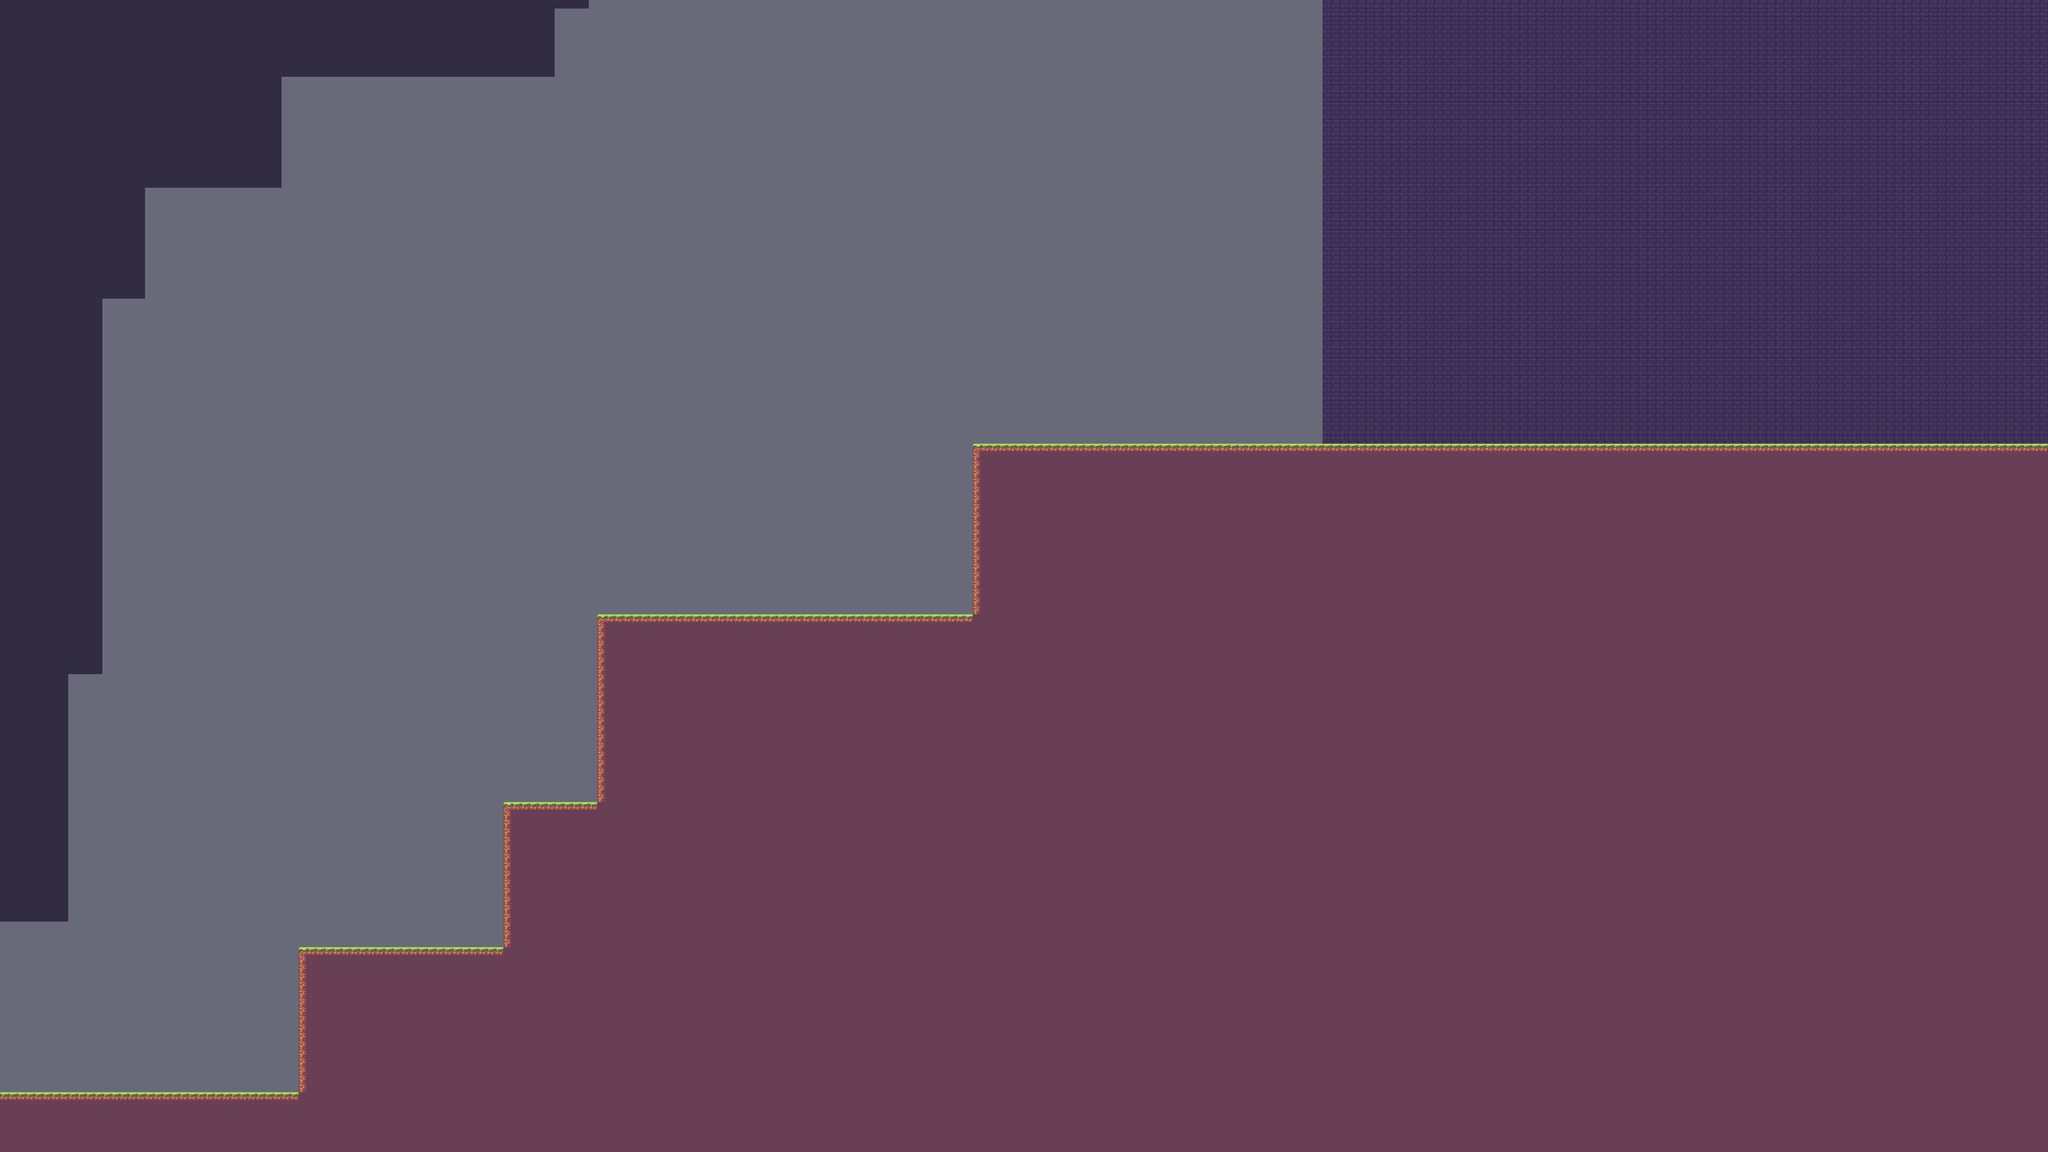

Tiled map render using the project's own tile images. Description and the map definition, with tile-layer contents summarised, below:
An orthogonal 240x135 tile map with 16x16 px tiles, 2 tile layers (Floor_values, Floor), 2 tilesets.

<map version="1.4" tiledversion="1.4.2" orientation="orthogonal" renderorder="right-down" compressionlevel="0" width="240" height="135" tilewidth="16" tileheight="16" infinite="0" backgroundcolor="#696A79" nextlayerid="3" nextobjectid="1"><tileset firstgid="1" name="SunnyLand_by_Ansimuz_extended" tilewidth="16" tileheight="16" tilecount="483" columns="23" objectalignment="topleft" margin="0" spacing="0"><image source="..\..\Samples\LDtk to Unity\4.2.2\Sample\Samples\atlas\SunnyLand_by_Ansimuz-extended.png" width="368" height="336" /></tileset><tileset firstgid="484" name="Floor" tilewidth="16" tileheight="16" tilecount="6" columns="6" objectalignment="topleft"><image source="Floor.intgrid.png" width="96" height="16" /></tileset><layer id="1" name="Floor_values" width="240" height="135" opacity="1"><data>[32400 cells, 20921 non-empty, 3 distinct tile ids]</data></layer><layer id="2" name="Floor" width="240" height="135" opacity="1"><data>[32400 cells, 20921 non-empty, 6 distinct tile ids]</data></layer></map>
